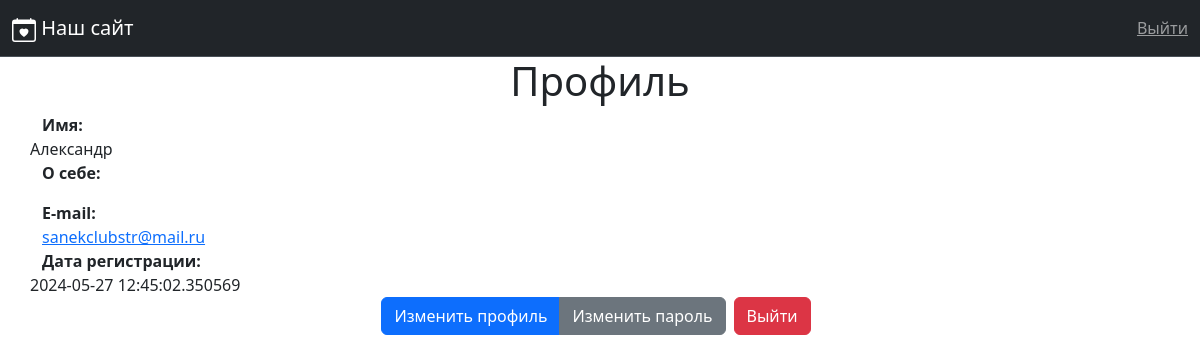
Screenshot of /profile (signed in) with the database file from the repository.
### data/users.py (models this page shows, shortened)
class User(SqlAlchemyBase, UserMixin):
    __tablename__ = 'users'
    id = sa.Column(sa.Integer, primary_key=True, autoincrement=True)
    email = sa.Column(sa.String, unique=True, index=True, nullable=False)
    name = sa.Column(sa.String, nullable=False)
    about = sa.Column(sa.String)
    created = sa.Column(sa.DateTime, default=datetime.now)
    password = sa.Column(sa.String)

### main.py (the view)
@login_required
@app.route('/profile')
def profile():
    return render_template('profile.html', user=current_user)

### data/db_session.py (called while the page is built)
def create_session() -> Session:
    return __factory()

### main.py (called while the page is built)
@login_manager.user_loader
def load_user(user_id: int) -> User:
    db_sess = db_session.create_session()
    return db_sess.get(User, user_id)

### templates/profile.html (shortened to what this page needs)
{% extends "base.html" %}
{% block content %}
    <h1 class="text-center">
        Профиль
    </h1>
    <div class="row">
        <strong>Имя:</strong> {{ user.name }}
    </div>
    <div class="row">
        <strong>О себе:</strong>
    </div>
    <div class="row">
        <strong>E-mail:</strong> <a href="mailto:{{ user.email }}">{{ user.email }}</a>
    </div>
    <div class="row">
        <strong>Дата регистрации:</strong> {{ user.created }}
    </div>
    <div class="row">
        <div class="btn-toolbar justify-content-center" role="toolbar">
            <div class="btn-group me-2" role="group">
                <a href="/editprofile" type="button" class="btn btn-primary">Изменить профиль</a>
                <a href="/changepassword" type="button" class="btn btn-secondary">Изменить пароль</a>
            </div>
            <div class="btn-group me-2" role="group">
                <a href="/logout" type="button" class="btn btn-danger">Выйти</a>
            </div>
        </div>
    </div>
{% endblock %}

### rows the page displays
User: name "Александр", email "sanekclubstr@mail.ru", created "2024-05-27 12:45:02.350569"
